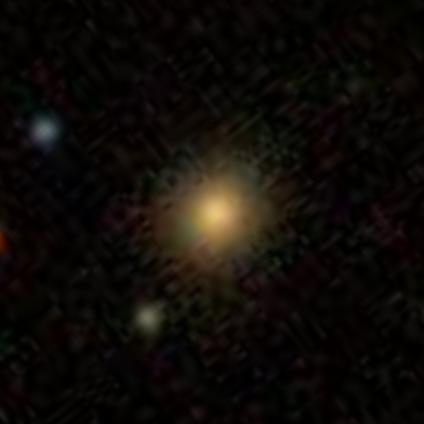
#> input picture data/workflows/galaxy/10_percent_data/test_class_0_1305.jpg, 424 x 424 px
$ python -i preprocess_augment.py   (imports and definitions only)
#> lines starting #> are read from the running program, lines starting #| are printed output that depends on the picture
#!/usr/bin/env python3

import random
from PIL import Image
import numpy as np
import glob, os
import cv2
import argparse
import time


# | Class    |  Train |  Val   | Test   |
# |----------|:------:|:------:|:------:|
# | class 0  |  6733  |  858   |  845   |
# | class 1  |  6449  |  817   |  803   |
# | class 2  |   464  |   62   |   53   |
# | class 3  |  3141  |  364   |  398   |
# | class 4  |  6247  |  778   |  781   |
#--------------------------------------|
# | TOTAL    | 23034  | 2879   | 2880   |


IMG_SIZE    = 150
DATASET_DIR = "./"


# [15 lines left out: function get_arguments, not called in this run]


class DataAugmentation:

    def load_img(self,img_path):
#> called with img_path = '../10_percent_data/test_class_0_1305.jpg'
        return cv2.imread(img_path)
#> returned value is the input picture: shape (424, 424, 3); mean B, G, R 8, 11.7, 15.3

    def rotate(self, image, angle=20, scale=1.0):
        '''
        Rotate the image
        :param image: image to be processed
        :param angle: Rotation angle in degrees. Positive values mean counter-clockwise rotation (the coordinate origin is assumed to be the top-left corner).
        :param scale: Isotropic scale factor.
        '''
#> called with angle = 70, scale = 1.15
        w = image.shape[1]
#> w = 424
        h = image.shape[0]
#> h = 424
        #rotate matrix
        M = cv2.getRotationMatrix2D((w/2,h/2), angle, scale)
        #rotate
        image = cv2.warpAffine(image,M,(w,h))
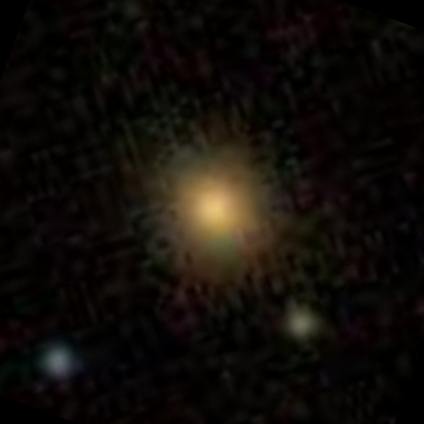
#> image: shape (424, 424, 3) float64; mean of channels 0, 1, 2 0.0372, 0.054, 0.0692; drawn as B, G, R
        return image

    # [14 lines left out: function flip, not called in this run]


    def image_augment(self, path):
        '''
        Create the new image with imge augmentation
        :param path: the path to store the new image
        '''
        p = np.random.uniform(0, 1)
        img = self.load_img(path)
        img = img/255

        if p < 0.51:
            img = self.rotate(img, 130, 0.80)
            #crop
            img = img[50:206,50:206,:]
            img = cv2.resize(img, (256,256), interpolation = cv2.INTER_AREA)
            # resize
        else:
            img = self.rotate(img,70, 1.15)
        return img

#

# [34 lines left out: functions add_augmented_data, main, not called in this run]


# [3 lines not run here, left out]

>>> result = DataAugmentation().image_augment('../10_percent_data/test_class_0_1305.jpg')

$ run again, on data/workflows/galaxy/10_percent_data/test_class_4_3622.jpg
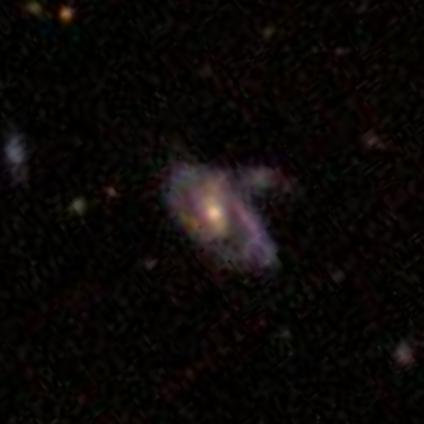
#> input picture data/workflows/galaxy/10_percent_data/test_class_4_3622.jpg, 424 x 424 px
#> in load_img, returned value is the input picture: shape (424, 424, 3); mean B, G, R 7, 8.2, 11.2
#> in rotate, `image = cv2.warpAffine(image,M,(w,h))`:
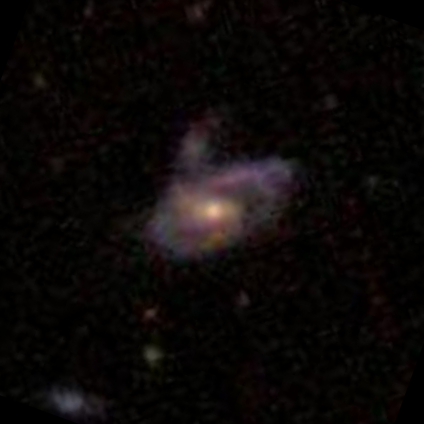
#> image: shape (424, 424, 3) float64; mean of channels 0, 1, 2 0.0315, 0.0353, 0.0483; drawn as B, G, R

$ run again, on data/workflows/galaxy/10_percent_data/test_class_4_706.jpg
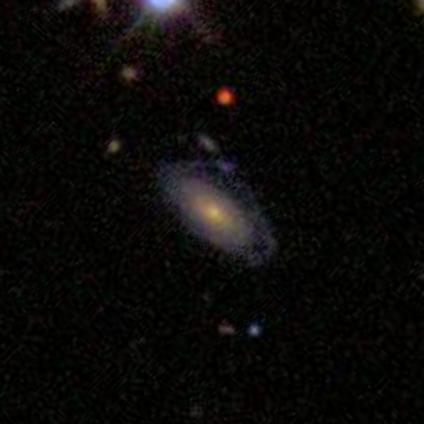
#> input picture data/workflows/galaxy/10_percent_data/test_class_4_706.jpg, 424 x 424 px
#> in load_img, returned value is the input picture: shape (424, 424, 3); mean B, G, R 8.1, 9.5, 10.7
#> in rotate, `image = cv2.warpAffine(image,M,(w,h))`:
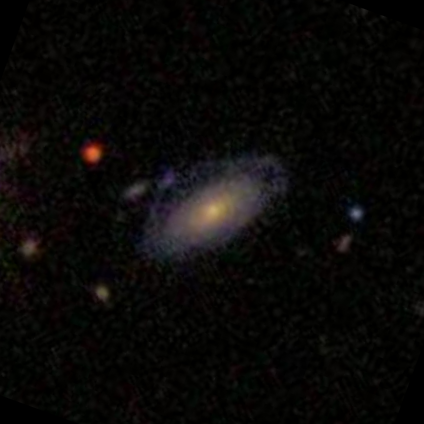
#> image: shape (424, 424, 3) float64; mean of channels 0, 1, 2 0.0313, 0.0367, 0.0412; drawn as B, G, R

$ run again, on data/workflows/galaxy/10_percent_data/test_class_4_803.jpg
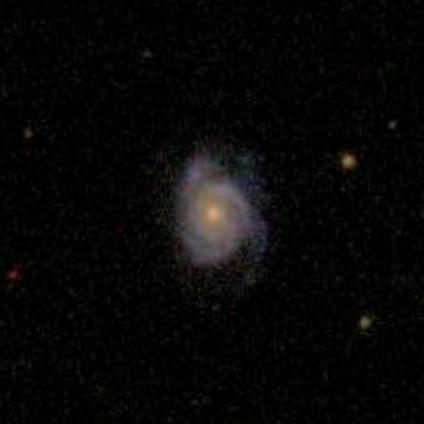
#> input picture data/workflows/galaxy/10_percent_data/test_class_4_803.jpg, 424 x 424 px
#> in load_img, returned value is the input picture: shape (424, 424, 3); mean B, G, R 6.2, 7.4, 8
#> in rotate, `image = cv2.warpAffine(image,M,(w,h))`:
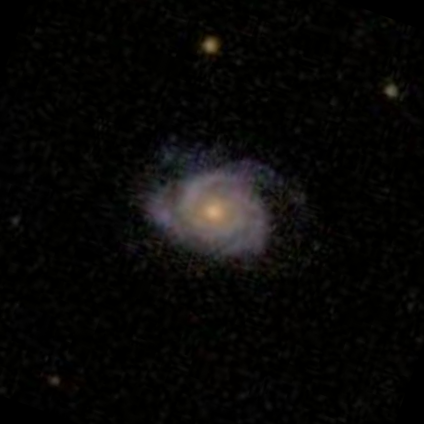
#> image: shape (424, 424, 3) float64; mean of channels 0, 1, 2 0.0294, 0.034, 0.0366; drawn as B, G, R
